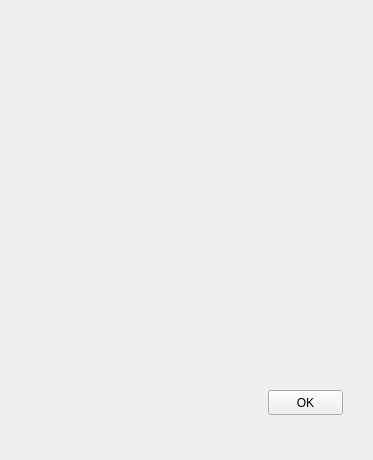
<?xml version="1.0" encoding="UTF-8"?>
<ui version="4.0">
 <class>Form7</class>
 <widget class="QWidget" name="Form7">
  <property name="geometry">
   <rect>
    <x>732</x>
    <y>49</y>
    <width>373</width>
    <height>460</height>
   </rect>
  </property>
  <property name="toolTip">
   <string></string>
  </property>
  <property name="windowTitle">
   <string>Lista auto ubijania po czasie..</string>
  </property>
  <widget class="QPushButton" name="Button1">
   <property name="geometry">
    <rect>
     <x>268</x>
     <y>390</y>
     <width>75</width>
     <height>25</height>
    </rect>
   </property>
   <property name="text">
    <string>OK</string>
   </property>
   <property name="enabled">
    <bool>true</bool>
   </property>
   <property name="flat">
    <bool>false</bool>
   </property>
   <property name="toolTip">
    <string></string>
   </property>
  </widget>
 </widget>
</ui>
